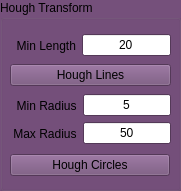
      <widget class="QGroupBox" name="HoughTransform">
       <property name="geometry">
        <rect>
         <x>40</x>
         <y>110</y>
         <width>181</width>
         <height>191</height>
        </rect>
       </property>
       <property name="palette">
        <palette>
         <active>
          <colorrole role="WindowText">
           <brush brushstyle="SolidPattern">
            <color alpha="255">
             <red>0</red>
             <green>0</green>
             <blue>0</blue>
            </color>
           </brush>
          </colorrole>
          <colorrole role="Button">
           <brush brushstyle="SolidPattern">
            <color alpha="255">
             <red>117</red>
             <green>80</green>
             <blue>123</blue>
            </color>
           </brush>
          </colorrole>
          <colorrole role="Light">
           <brush brushstyle="SolidPattern">
            <color alpha="255">
             <red>176</red>
             <green>120</green>
             <blue>185</blue>
            </color>
           </brush>
          </colorrole>
          <colorrole role="Midlight">
           <brush brushstyle="SolidPattern">
            <color alpha="255">
             <red>146</red>
             <green>100</green>
             <blue>154</blue>
            </color>
           </brush>
          </colorrole>
          <colorrole role="Dark">
           <brush brushstyle="SolidPattern">
            <color alpha="255">
             <red>58</red>
             <green>40</green>
             <blue>61</blue>
            </color>
           </brush>
          </colorrole>
          <colorrole role="Mid">
           <brush brushstyle="SolidPattern">
            <color alpha="255">
             <red>78</red>
             <green>53</green>
             <blue>82</blue>
            </color>
           </brush>
          </colorrole>
          <colorrole role="Text">
           <brush brushstyle="SolidPattern">
            <color alpha="255">
             <red>0</red>
             <green>0</green>
             <blue>0</blue>
            </color>
           </brush>
          </colorrole>
          <colorrole role="BrightText">
           <brush brushstyle="SolidPattern">
            <color alpha="255">
             <red>0</red>
             <green>0</green>
             <blue>0</blue>
            </color>
           </brush>
          </colorrole>
          <colorrole role="ButtonText">
           <brush brushstyle="SolidPattern">
            <color alpha="255">
             <red>0</red>
             <green>0</green>
             <blue>0</blue>
            </color>
           </brush>
          </colorrole>
          <colorrole role="Base">
           <brush brushstyle="SolidPattern">
            <color alpha="255">
             <red>173</red>
             <green>127</green>
             <blue>168</blue>
            </color>
           </brush>
          </colorrole>
          <colorrole role="Window">
           <brush brushstyle="SolidPattern">
            <color alpha="255">
             <red>117</red>
             <green>80</green>
             <blue>123</blue>
            </color>
           </brush>
          </colorrole>
          <colorrole role="Shadow">
           <brush brushstyle="SolidPattern">
            <color alpha="255">
             <red>0</red>
             <green>0</green>
             <blue>0</blue>
            </color>
           </brush>
          </colorrole>
          <colorrole role="AlternateBase">
           <brush brushstyle="SolidPattern">
            <color alpha="255">
             <red>58</red>
             <green>40</green>
             <blue>61</blue>
            </color>
           </brush>
          </colorrole>
          <colorrole role="ToolTipBase">
           <brush brushstyle="SolidPattern">
            <color alpha="255">
             <red>255</red>
             <green>255</green>
             <blue>220</blue>
            </color>
           </brush>
          </colorrole>
          <colorrole role="ToolTipText">
           <brush brushstyle="SolidPattern">
            <color alpha="255">
             <red>0</red>
             <green>0</green>
             <blue>0</blue>
            </color>
           </brush>
          </colorrole>
         </active>
         <inactive>
          <colorrole role="WindowText">
           <brush brushstyle="SolidPattern">
            <color alpha="255">
             <red>0</red>
             <green>0</green>
             <blue>0</blue>
            </color>
           </brush>
          </colorrole>
          <colorrole role="Button">
           <brush brushstyle="SolidPattern">
            <color alpha="255">
             <red>117</red>
             <green>80</green>
             <blue>123</blue>
            </color>
           </brush>
          </colorrole>
          <colorrole role="Light">
           <brush brushstyle="SolidPattern">
            <color alpha="255">
             <red>176</red>
             <green>120</green>
             <blue>185</blue>
            </color>
           </brush>
          </colorrole>
          <colorrole role="Midlight">
           <brush brushstyle="SolidPattern">
            <color alpha="255">
             <red>146</red>
             <green>100</green>
             <blue>154</blue>
            </color>
           </brush>
          </colorrole>
          <colorrole role="Dark">
           <brush brushstyle="SolidPattern">
            <color alpha="255">
             <red>58</red>
             <green>40</green>
             <blue>61</blue>
            </color>
           </brush>
          </colorrole>
          <colorrole role="Mid">
           <brush brushstyle="SolidPattern">
            <color alpha="255">
             <red>78</red>
             <green>53</green>
             <blue>82</blue>
            </color>
           </brush>
          </colorrole>
          <colorrole role="Text">
           <brush brushstyle="SolidPattern">
            <color alpha="255">
             <red>0</red>
             <green>0</green>
             <blue>0</blue>
            </color>
           </brush>
          </colorrole>
          <colorrole role="BrightText">
           <brush brushstyle="SolidPattern">
            <color alpha="255">
             <red>0</red>
             <green>0</green>
             <blue>0</blue>
            </color>
           </brush>
          </colorrole>
          <colorrole role="ButtonText">
           <brush brushstyle="SolidPattern">
            <color alpha="255">
             <red>0</red>
             <green>0</green>
             <blue>0</blue>
            </color>
           </brush>
          </colorrole>
          <colorrole role="Base">
           <brush brushstyle="SolidPattern">
            <color alpha="255">
             <red>173</red>
             <green>127</green>
             <blue>168</blue>
            </color>
           </brush>
          </colorrole>
          <colorrole role="Window">
           <brush brushstyle="SolidPattern">
            <color alpha="255">
             <red>117</red>
             <green>80</green>
             <blue>123</blue>
            </color>
           </brush>
          </colorrole>
          <colorrole role="Shadow">
           <brush brushstyle="SolidPattern">
            <color alpha="255">
             <red>0</red>
             <green>0</green>
             <blue>0</blue>
            </color>
           </brush>
          </colorrole>
          <colorrole role="AlternateBase">
           <brush brushstyle="SolidPattern">
            <color alpha="255">
             <red>58</red>
             <green>40</green>
             <blue>61</blue>
            </color>
           </brush>
          </colorrole>
          <colorrole role="ToolTipBase">
           <brush brushstyle="SolidPattern">
            <color alpha="255">
             <red>255</red>
             <green>255</green>
             <blue>220</blue>
            </color>
           </brush>
          </colorrole>
          <colorrole role="ToolTipText">
           <brush brushstyle="SolidPattern">
            <color alpha="255">
             <red>0</red>
             <green>0</green>
             <blue>0</blue>
            </color>
           </brush>
          </colorrole>
         </inactive>
         <disabled>
          <colorrole role="WindowText">
           <brush brushstyle="SolidPattern">
            <color alpha="255">
             <red>58</red>
             <green>40</green>
             <blue>61</blue>
            </color>
           </brush>
          </colorrole>
          <colorrole role="Button">
           <brush brushstyle="SolidPattern">
            <color alpha="255">
             <red>117</red>
             <green>80</green>
             <blue>123</blue>
            </color>
           </brush>
          </colorrole>
          <colorrole role="Light">
           <brush brushstyle="SolidPattern">
            <color alpha="255">
             <red>176</red>
             <green>120</green>
             <blue>185</blue>
            </color>
           </brush>
          </colorrole>
          <colorrole role="Midlight">
           <brush brushstyle="SolidPattern">
            <color alpha="255">
             <red>146</red>
             <green>100</green>
             <blue>154</blue>
            </color>
           </brush>
          </colorrole>
          <colorrole role="Dark">
           <brush brushstyle="SolidPattern">
            <color alpha="255">
             <red>58</red>
             <green>40</green>
             <blue>61</blue>
            </color>
           </brush>
          </colorrole>
          <colorrole role="Mid">
           <brush brushstyle="SolidPattern">
            <color alpha="255">
             <red>78</red>
             <green>53</green>
             <blue>82</blue>
            </color>
           </brush>
          </colorrole>
          <colorrole role="Text">
           <brush brushstyle="SolidPattern">
            <color alpha="255">
             <red>58</red>
             <green>40</green>
             <blue>61</blue>
            </color>
           </brush>
          </colorrole>
          <colorrole role="BrightText">
           <brush brushstyle="SolidPattern">
            <color alpha="255">
             <red>0</red>
             <green>0</green>
             <blue>0</blue>
            </color>
           </brush>
          </colorrole>
          <colorrole role="ButtonText">
           <brush brushstyle="SolidPattern">
            <color alpha="255">
             <red>58</red>
             <green>40</green>
             <blue>61</blue>
            </color>
           </brush>
          </colorrole>
          <colorrole role="Base">
           <brush brushstyle="SolidPattern">
            <color alpha="255">
             <red>117</red>
             <green>80</green>
             <blue>123</blue>
            </color>
           </brush>
          </colorrole>
          <colorrole role="Window">
           <brush brushstyle="SolidPattern">
            <color alpha="255">
             <red>117</red>
             <green>80</green>
             <blue>123</blue>
            </color>
           </brush>
          </colorrole>
          <colorrole role="Shadow">
           <brush brushstyle="SolidPattern">
            <color alpha="255">
             <red>0</red>
             <green>0</green>
             <blue>0</blue>
            </color>
           </brush>
          </colorrole>
          <colorrole role="AlternateBase">
           <brush brushstyle="SolidPattern">
            <color alpha="255">
             <red>117</red>
             <green>80</green>
             <blue>123</blue>
            </color>
           </brush>
          </colorrole>
          <colorrole role="ToolTipBase">
           <brush brushstyle="SolidPattern">
            <color alpha="255">
             <red>255</red>
             <green>255</green>
             <blue>220</blue>
            </color>
           </brush>
          </colorrole>
          <colorrole role="ToolTipText">
           <brush brushstyle="SolidPattern">
            <color alpha="255">
             <red>0</red>
             <green>0</green>
             <blue>0</blue>
            </color>
           </brush>
          </colorrole>
         </disabled>
        </palette>
       </property>
       <property name="title">
        <string>Hough Transform</string>
       </property>
       <widget class="QWidget" name="verticalLayoutWidget_7">
        <property name="geometry">
         <rect>
          <x>10</x>
          <y>150</y>
          <width>160</width>
          <height>31</height>
         </rect>
        </property>
        <layout class="QVBoxLayout" name="verticalLayout_7">
         <item>
          <widget class="QPushButton" name="HoughCirclesButton">
           <property name="text">
            <string>Hough Circles</string>
           </property>
          </widget>
         </item>
        </layout>
       </widget>
       <widget class="QWidget" name="horizontalLayoutWidget_8">
        <property name="geometry">
         <rect>
          <x>10</x>
          <y>30</y>
          <width>161</width>
          <height>31</height>
         </rect>
        </property>
        <layout class="QHBoxLayout" name="horizontalLayout_8">
         <item>
          <widget class="QLabel" name="label_7">
           <property name="text">
            <string>  Min Length</string>
           </property>
          </widget>
         </item>
         <item>
          <widget class="QLineEdit" name="HoughLineEdit">
           <property name="palette">
            <palette>
             <active>
              <colorrole role="Base">
               <brush brushstyle="SolidPattern">
                <color alpha="255">
                 <red>255</red>
                 <green>255</green>
                 <blue>255</blue>
                </color>
               </brush>
              </colorrole>
             </active>
             <inactive>
              <colorrole role="Base">
               <brush brushstyle="SolidPattern">
                <color alpha="255">
                 <red>255</red>
                 <green>255</green>
                 <blue>255</blue>
                </color>
               </brush>
              </colorrole>
             </inactive>
             <disabled>
              <colorrole role="Base">
               <brush brushstyle="SolidPattern">
                <color alpha="255">
                 <red>117</red>
                 <green>80</green>
                 <blue>123</blue>
                </color>
               </brush>
              </colorrole>
             </disabled>
            </palette>
           </property>
           <property name="text">
            <string>20</string>
           </property>
           <property name="alignment">
            <set>Qt::AlignCenter</set>
           </property>
          </widget>
         </item>
        </layout>
       </widget>
       <widget class="QWidget" name="verticalLayoutWidget_13">
        <property name="geometry">
         <rect>
          <x>10</x>
          <y>60</y>
          <width>161</width>
          <height>31</height>
         </rect>
        </property>
        <layout class="QVBoxLayout" name="verticalLayout_11">
         <item>
          <widget class="QPushButton" name="HoughLinesButton">
           <property name="text">
            <string>Hough Lines</string>
           </property>
          </widget>
         </item>
        </layout>
       </widget>
       <widget class="QWidget" name="horizontalLayoutWidget_10">
        <property name="geometry">
         <rect>
          <x>10</x>
          <y>90</y>
          <width>161</width>
          <height>31</height>
         </rect>
        </property>
        <layout class="QHBoxLayout" name="horizontalLayout_11">
         <item>
          <widget class="QLabel" name="label_10">
           <property name="text">
            <string>  Min Radius</string>
           </property>
          </widget>
         </item>
         <item>
          <widget class="QLineEdit" name="HoughCircleMinEdit">
           <property name="palette">
            <palette>
             <active>
              <colorrole role="Base">
               <brush brushstyle="SolidPattern">
                <color alpha="255">
                 <red>255</red>
                 <green>255</green>
                 <blue>255</blue>
                </color>
               </brush>
              </colorrole>
             </active>
             <inactive>
              <colorrole role="Base">
               <brush brushstyle="SolidPattern">
                <color alpha="255">
                 <red>255</red>
                 <green>255</green>
                 <blue>255</blue>
                </color>
               </brush>
              </colorrole>
             </inactive>
             <disabled>
              <colorrole role="Base">
               <brush brushstyle="SolidPattern">
                <color alpha="255">
                 <red>117</red>
                 <green>80</green>
                 <blue>123</blue>
                </color>
               </brush>
              </colorrole>
             </disabled>
            </palette>
           </property>
           <property name="text">
            <string>5</string>
           </property>
           <property name="alignment">
            <set>Qt::AlignCenter</set>
           </property>
          </widget>
         </item>
        </layout>
       </widget>
       <widget class="QWidget" name="horizontalLayoutWidget_11">
        <property name="geometry">
         <rect>
          <x>10</x>
          <y>120</y>
          <width>161</width>
          <height>27</height>
         </rect>
        </property>
        <layout class="QHBoxLayout" name="horizontalLayout_12">
         <item>
          <widget class="QLabel" name="label_11">
           <property name="text">
            <string> Max Radius</string>
           </property>
          </widget>
         </item>
         <item>
          <widget class="QLineEdit" name="HoughCircleMaxEdit">
           <property name="palette">
            <palette>
             <active>
              <colorrole role="Base">
               <brush brushstyle="SolidPattern">
                <color alpha="255">
                 <red>255</red>
                 <green>255</green>
                 <blue>255</blue>
                </color>
               </brush>
              </colorrole>
             </active>
             <inactive>
              <colorrole role="Base">
               <brush brushstyle="SolidPattern">
                <color alpha="255">
                 <red>255</red>
                 <green>255</green>
                 <blue>255</blue>
                </color>
               </brush>
              </colorrole>
             </inactive>
             <disabled>
              <colorrole role="Base">
               <brush brushstyle="SolidPattern">
                <color alpha="255">
                 <red>117</red>
                 <green>80</green>
                 <blue>123</blue>
                </color>
               </brush>
              </colorrole>
             </disabled>
            </palette>
           </property>
           <property name="text">
            <string>50</string>
           </property>
           <property name="alignment">
            <set>Qt::AlignCenter</set>
           </property>
          </widget>
         </item>
        </layout>
       </widget>
      </widget>
